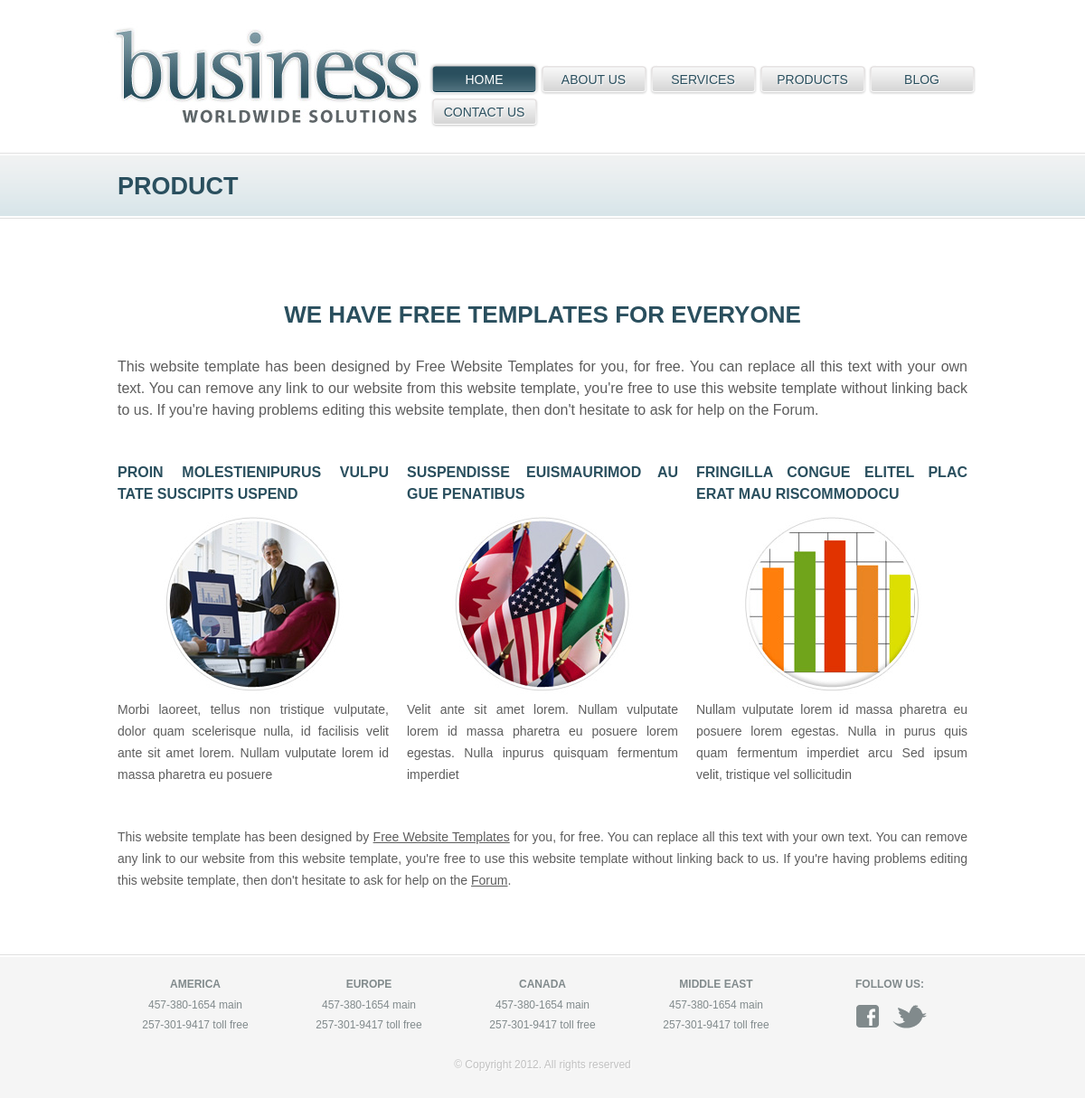
Screenshot of /products/ with the database file from the repository.
### product/models.py (models this page shows)
class Product(models.Model):
    p_heading = models.TextField(default='default heading...')
    p_paragraphs = models.TextField(default='default content...')

### product/views.py (the view)
# urls.py: path('products/', product_detail_view , name='products'),
def product_detail_view(request):
    obj = Product.objects.get(id=1)
    context = {
        'object': obj,
    }
    return render(request,'products.html',context)

### templates/products.html (shortened to what this page needs)
{% load static %}
<!DOCTYPE html>
<html>
<head>
<link rel="stylesheet" type="text/css" href="{% static 'style.css' %}" media="all" />
</head>
<body>
  {% include 'nav.html' %}
	<div id="body">
		<div class="products">
			<h1>product</h1>
			<div>
				<h2>{{object.p_heading}}</h2>
				<p>{{object.p_paragraphs}}</p>
			</div>
			<div>
				<div>
					<h3>Proin molestienipurus vulpu tate suscipitS uspend</h3>
					<img src="{% static 'images/discuss2.jpg' %}" alt="" />
					<p>Morbi laoreet, tellus non tristique vulputate, dolor quam scelerisque nulla, id facilisis velit ante sit amet lorem. Nullam vulputate lorem id massa pharetra eu posuere</p>
				</div>
				<div>
					<h3>Suspendisse euisMaurimod au gue  penatibus </h3>
					<img src="{% static 'images/flags2.jpg' %}" alt="" />
					<p>Velit ante sit amet lorem. Nullam vulputate lorem id massa pharetra eu posuere lorem egestas. Nulla inpurus quisquam fermentum imperdiet</p>
				</div>
				<div>
					<h3>fringilla congue elitel plac erat mau riscommodoCu</h3>
					<img src="{% static 'images/graph3.jpg' %}" alt="" />
					<p>Nullam vulputate lorem id massa pharetra eu posuere lorem egestas. Nulla in purus quis quam fermentum imperdiet arcu Sed ipsum velit, tristique vel sollicitudin </p>
				</div>
			</div>
			<p>This website template has been designed by <a href="http://www.freewebsitetemplates.com/">Free Website Templates</a> for you, for free. You can replace all this text with your own text. You can remove any link to our website from this website template, you're free to use this website template without linking back to us. If you're having problems editing this website template, then don't hesitate to ask for help on the <a href="http://www.freewebsitetemplates.com/forum">Forum</a>.</p>
		</div>
	</div>
		<div id="footer">
			<div>
				<div>
					<h3>america</h3>
					<ul>
						<li>457-380-1654 main</li>
						<li>257-301-9417 toll free</li>
					</ul>
				</div>
				<div>
					<h3>europe</h3>
					<ul>
						<li>457-380-1654 main</li>
						<li>257-301-9417 toll free</li>
					</ul>
				</div>
				<div>
					<h3>canada</h3>
					<ul>
						<li>457-380-1654 main</li>
						<li>257-301-9417 toll free</li>
					</ul>
				</div>
				<div>
					<h3>middle east</h3>
					<ul>
						<li>457-380-1654 main</li>
						<li>257-301-9417 toll free</li>
					</ul>
				</div>
				<div>
					<h3>follow us:</h3>
					<a class="facebook" href="http://facebook.com/freewebsitetemplates" target="_blank">facebook</a>
					<a class="twitter" href="http://twitter.com/fwtemplates" target="_blank">twitter</a>
				</div>
			</div>
			<div>
				<p>&copy Copyright 2012. All rights reserved</p>
			</div>
		</div>
	</body>
</html>

### templates/style.css (style rules this page uses)
body { font-family: Arial, Helvetica, sans-serif; margin:0; padding: 0; }
#body { background: url(images/bg-content.gif) repeat-x top left; margin: 0; padding: 0; min-width: 960px; }
#body h1 { color: #2a4f5e; font-size: 27px; font-weight: bold; height: 74px; line-height: 74px; margin: 0; padding: 0; text-indent: 10px; text-transform: uppercase; }
#body .products { margin: 0 auto; padding: 25px 0 70px 0; width: 960px; }
#body .products h2 { color: #2a4f5e; font-size: 26px; margin: 0; text-align: center; text-transform: uppercase; padding: 90px 0 30px 0; }
#body .products p { color: #5d5d5d; font-size: 14px; line-height: 24px; margin: 0; padding: 0 10px; text-align: justify; }
#body .products p a { color: #5d5d5d; }
#body .products div { overflow: hidden; margin: 0 0 45px 0; padding: 0; }
#body .products div div { float: left; margin: 0; padding: 0 10px; text-align: center; width: 300px; }
#body .products div div h3 { color: #2a4f5e; font-size: 16px; line-height: 24px; margin: 0; padding: 0 0 10px 0; text-align: justify; text-transform: uppercase; }
#body .products div p { font-size: 16px; }
#body .products div div p { font-size: 14px; margin: 0; padding: 0; text-align: justify; }
#footer { background: #f5f5f5 url(images/bg-footer.gif) repeat-x top left; margin: 0; min-width: 960px; padding: 0; }
#footer div { margin: 0 auto; overflow: hidden; padding: 26px 0 0; width: 960px; }
#footer div div { float: left; margin: 0; padding: 0; text-align: center; width: 192px; }
#footer div div h3 { color: #818a8c; font-size: 12px; font-weight: bold; margin: 0 0 5px 0; padding: 0; text-transform: uppercase; }
#footer div div ul, #footer div div ul li { margin: 0; list-style: none; padding: 0; }
#footer div div ul li { font-size: 12px; line-height: 22px; color: #818a8c; }
#footer div a.facebook, #footer div a.twitter { display: block; float: left; height: 27px; margin: 10px 0 0; text-indent: -99999em; width: 40px; }
#footer div a.facebook, #footer div a.twitter { background: url(images/icons.gif) no-repeat; }
#footer div a.facebook { background-position: 0 0; margin: 10px 0 0 58px; _margin: 10px 0 0 28px; }
#footer div a.twitter { background-position: 0 -37px; }
#footer div p { color: #c1c1c1; font-size: 12px; margin: 0; padding: 0 0 30px 0; text-align: center; text-shadow: 1px 1px 1px #fff; }

### rows the page displays
Product: p_heading "WE HAVE FREE TEMPLATES FOR EVERYONE", p_paragraphs "This website template has been designed by Free Website Templates for you, for free. You can replace all this text with your own text. You can remove any link to our website from this website template, you're free to use this website template without linking back to us. If you're having problems editing this website template, then don't hesitate to ask for help on the Forum."
